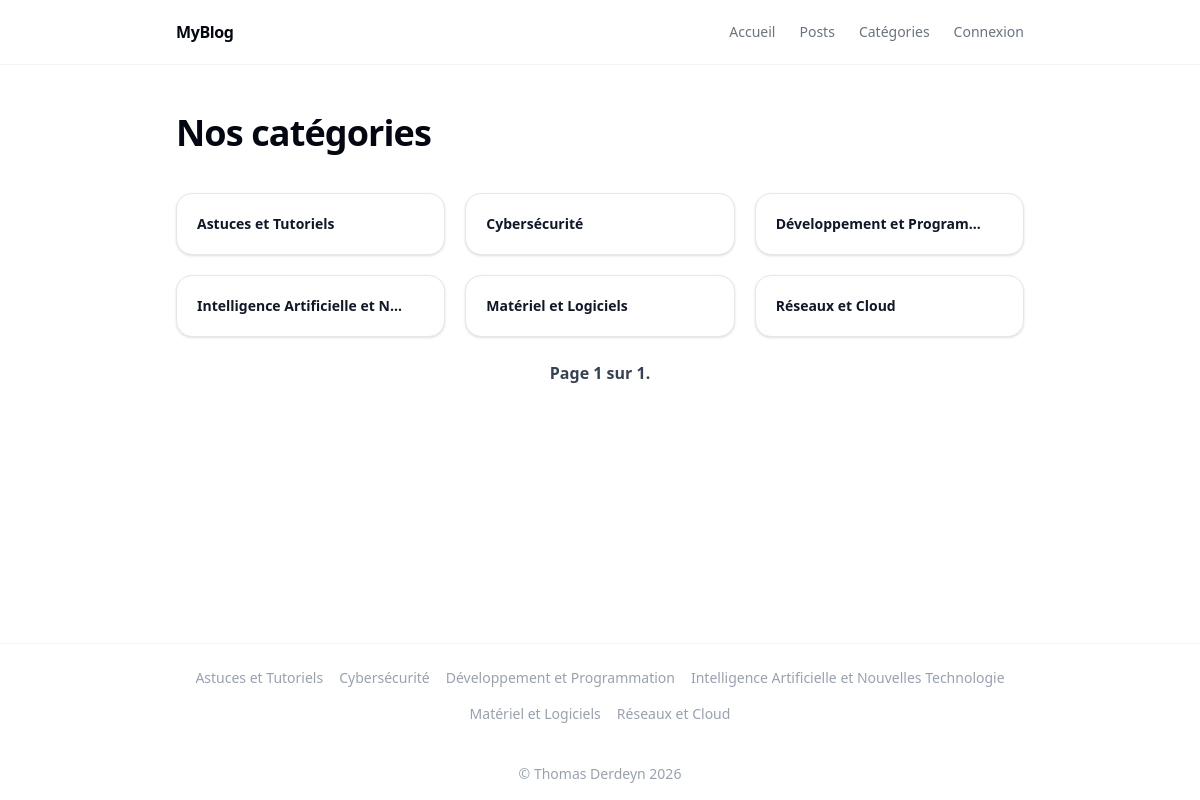
Screenshot of /category/list/ with the database file from the repository.
### blog_app/models.py (models this page shows, shortened)
class Category(models.Model):
  name = models.CharField(max_length=50, verbose_name="Nom")
  class Meta:
    ordering = ('name', )
    verbose_name = "catégorie"
    verbose_name_plural = "catégories"

### blog_app/views/category_views.py (the view)
# urls.py: path('category/list/', views.CategoryListView.as_view(), name="category_list"),
class CategoryListView(ListView):
    model = Category
    paginate_by = 18
    template_name = "blog_app/category/category_list.html"
    ordering = ["name"]
    def get_context_data(self, **kwargs):
        context = super().get_context_data(**kwargs)
        context["now"] = timezone.now()
        return context

### blog_app/context_processors.py (called while the page is built)
def categories_processor(request):
  return { "all_categories": Category.objects.all() }

### blog_app/templates/blog_app/category/category_list.html (shortened to what this page needs)
{% extends 'base.html' %}
{% load static %}
{% block content %}
<section class="mb-10">
  <div class="flex flex-wrap items-center justify-between gap-4">
    <div>
      <h1 class="text-3xl font-bold tracking-tight text-gray-950 sm:text-4xl">
        Nos catégories
      </h1>
    </div>
  </div>
</section>
<div class="grid gap-5 sm:grid-cols-2 lg:grid-cols-3">
  {% for category in object_list %}
  <article class="group relative overflow-hidden rounded-2xl border border-gray-200 bg-white p-5 shadow-sm
           transition-all duration-300 hover:-translate-y-1 hover:border-gray-300 hover:shadow-lg">
    <div class="flex items-center justify-between gap-4">
      <a href="{% url 'category' pk=category.pk %}" class="flex min-w-0 flex-1 items-center gap-4">
        <div class="min-w-0">
          <p class="truncate text-sm font-semibold text-gray-900">
            {{ category.name }}
          </p>
        </div>
      </a>
    </div>
  </article>
  {% endfor %}
</div>
{% endblock %}

### templates/base.html (shortened to what this page needs)
{% load static %}
<!DOCTYPE html>
<html lang="fr">
<head>
  <link rel="stylesheet" href="https://cdnjs.cloudflare.com/ajax/libs/font-awesome/6.4.0/css/all.min.css" />
  <script src="https://cdn.jsdelivr.net/npm/@tailwindcss/browser@4"></script>
  <link rel="stylesheet" type="text/css" href="{% static 'css/styles.css' %}" />
</head>
<body class="bg-white text-gray-700 antialiased min-h-screen flex flex-col">
  <header class="border-b border-gray-100">
    <nav>
      <ul class="max-w-4xl mx-auto px-6 py-5 flex items-center justify-between">
        <a href="{% url 'index' %}" class="text-base font-semibold tracking-tight text-gray-950">
          MyBlog
        </a>
        <div class="flex gap-6 text-sm font-medium text-gray-500">
          <li><a href="{% url 'index' %}" class="hover:text-gray-950 transition-colors">Accueil</a></li>
          <li><a href="{% url 'post_list' %}" class="hover:text-gray-950 transition-colors">Posts</a></li>
          <li><a href="{% url 'category_list' %}" class="hover:text-gray-950 transition-colors">Catégories</a></li>
          {% if not user.is_authenticated %}
          <li class="nav-item">
            <a class="nav-link" href="{% url 'login' %}">Connexion</a>
          </li>
          {% endif %}
      </ul>
    </nav>
  </header>
  <main class="flex-1">
    <div class="max-w-4xl mx-auto px-6 py-12">
      {% block content %}
      {% endblock %}
      {% if page_obj %}
      <div class="flex justify-center items-center mt-6">
        <span class="flex items-center gap-4">
          <span class="font-bold text-gray-700">
            Page {{ page_obj.number }} sur {{ page_obj.paginator.num_pages }}.
          </span>
        </span>
      </div>
      {% endif %}
    </div>
  </main>
  <footer class="border-t border-gray-100">
    <div class="max-w-4xl mx-auto px-6 py-6">
      <div class="flex flex-wrap justify-center gap-4 text-sm text-gray-400">
        {% for category in all_categories %}
        <a href="{% url 'category' pk=category.pk %}" class="transition-colors duration-200 hover:text-gray-900">
          {{ category.name }}
        </a>
        {% endfor %}
      </div>
    </div>
    <div class="max-w-4xl mx-auto px-6 py-4 text-center text-sm text-gray-400">
      <p>&copy; Thomas Derdeyn 2026</p>
    </div>
  </footer>
</body>
</html>

### rows the page displays
Category: name "Astuces et Tutoriels"
Category: name "Cybersécurité"
Category: name "Développement et Program…", name "Développement et Programmation"
Category: name "Intelligence Artificielle et N…", name "Intelligence Artificielle et Nouvelles Technologie"
Category: name "Matériel et Logiciels"
Category: name "Réseaux et Cloud"

### other values shown
{{ page_obj.number }} "1"
{{ page_obj.paginator.num_pages }} "1"
